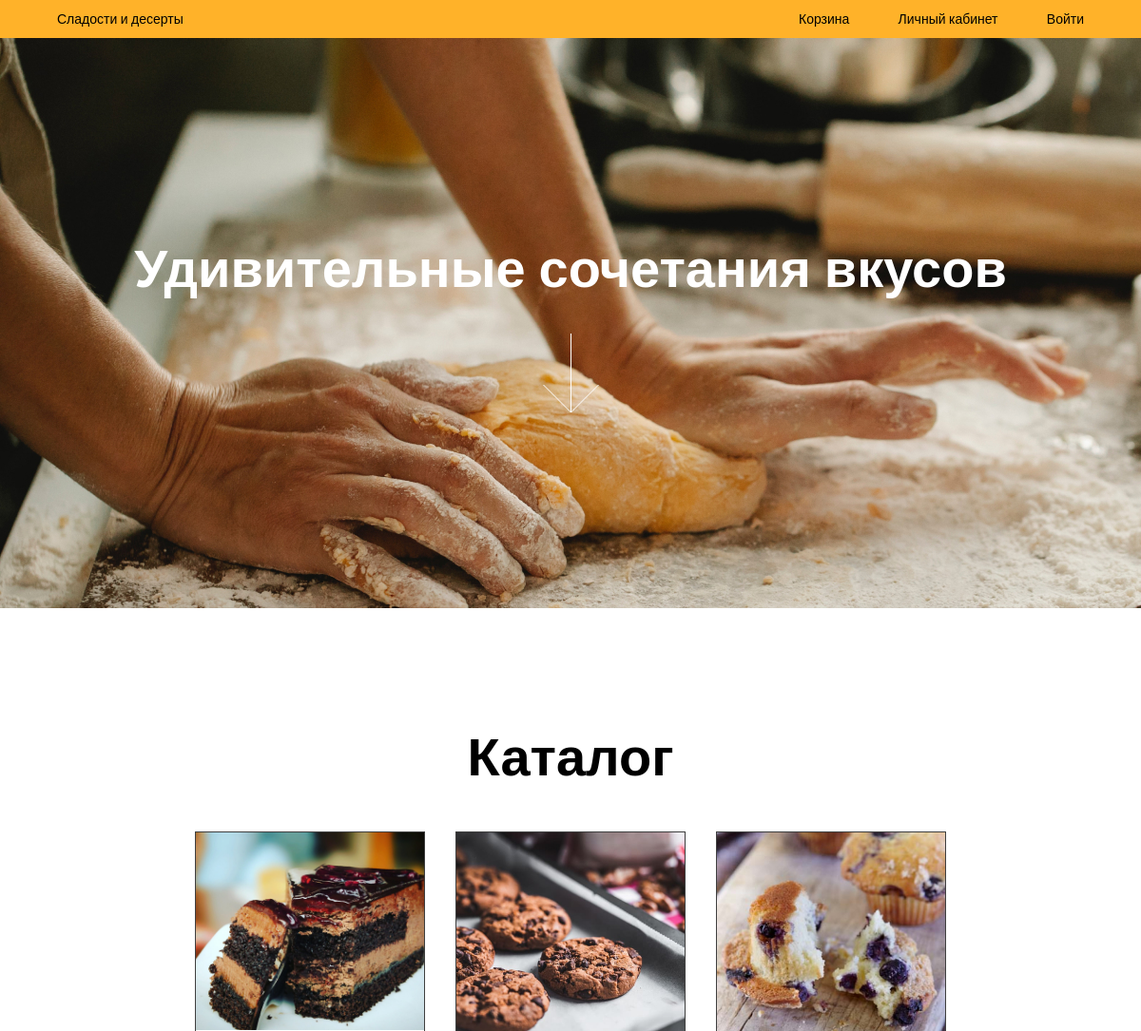
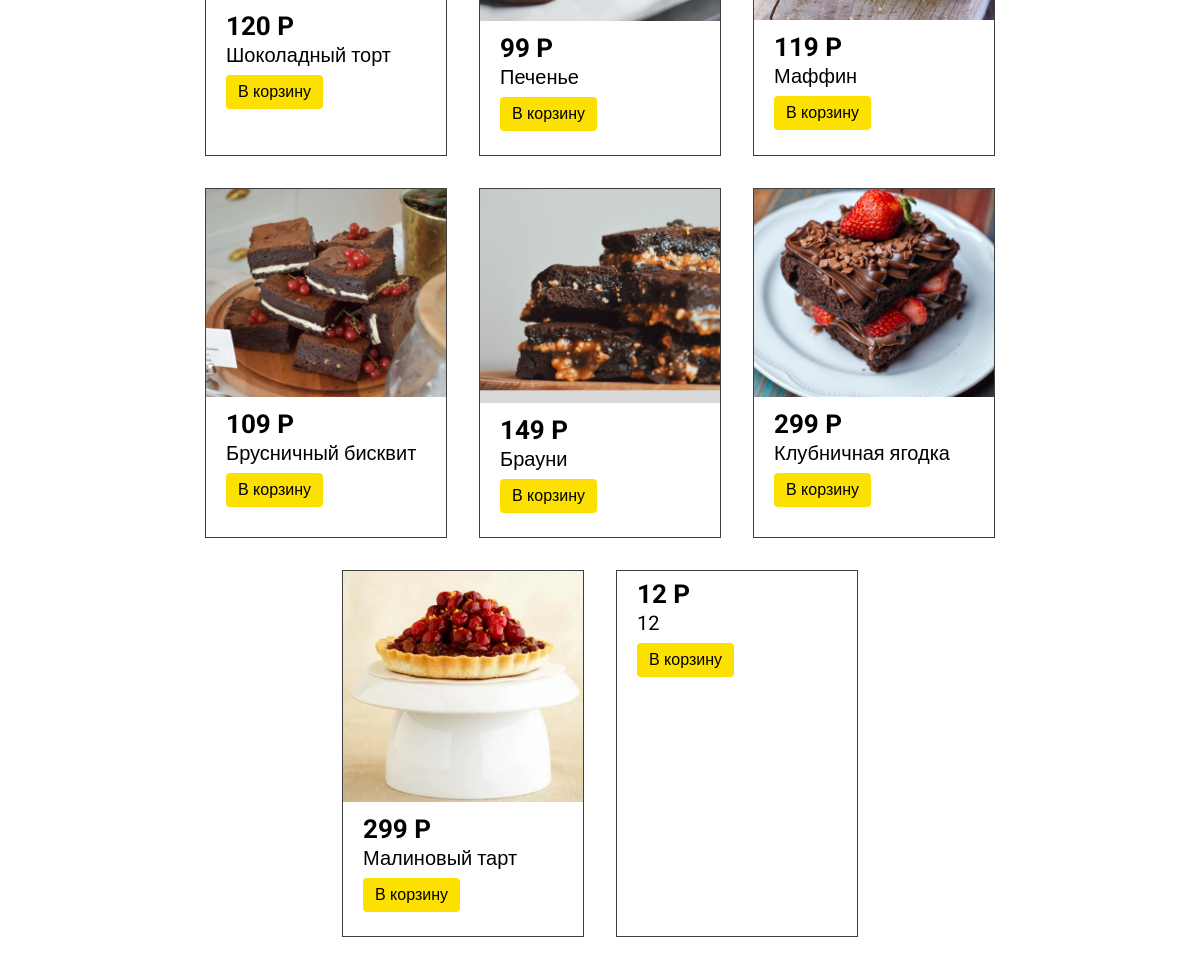
The page / on the database its author committed (2 pictures, top to bottom).
### catalogue/models.py (models this page shows, shortened)
class Product(models.Model):
    pr_name = models.CharField(max_length=50)
    desc = models.TextField(blank=True, null=True)
    ingreds = models.TextField()
    img = models.ImageField(upload_to='products', default="", blank=True, null=True)
    pr_cost = models.PositiveSmallIntegerField()
    pr_price = models.PositiveSmallIntegerField()
    pr_left = models.PositiveSmallIntegerField()

### catalogue/views.py (the view)
# urls.py: path('', views.index, name='index'),
def index(request):
    products_list = Product.objects.all()
    items = {}
    for i in request.session.keys():
        try:
            items[int(i)] = request.session[i]
        except ValueError:
            continue
    context = {
        'products_list': products_list,
        'session_items': items
    }
    return render(request, 'catalogue/index.html', context)

### catalogue/templates/catalogue/index.html (shortened to what this page needs)
{% load static %}
<!DOCTYPE html>
<html>
<head>
	<link rel="stylesheet" href="{% static 'catalogue/style.css' %}">
</head>
<body>
    <header class="flex space-between caption align-items-center" id="hdr">
		<a href="{% url 'catalogue:index' %}" id="logo" >Сладости и десерты</a>
		<nav class="flex space-between" style="margin-right: 60px;">
			<a href="{% url 'basket:basket' %}" class="navLink">Корзина</a>
			<a href="{% url 'userProfile:userProfile' %}" class="navLink">Личный кабинет</a>
			{% if user.is_authenticated %} <p> {{ user.first_name }} {{ user.last_name }} </p>
            {% else %} <a href="{% url 'login' %}" class="navLink">Войти</a>
            {% endif %}
		</nav>
	</header>
    <div id="heroSection">
        <h1 class="headline">Удивительные сочетания вкусов</h1>
        <img src="{% static 'catalogue/vectors/down-arrow-big.svg' %}" alt="image" id="down-arrow">
	</div>
    <h1 class="headline" style="text-align: center; margin: 120px 0 40px">Каталог</h1>
    <div id="gallery" class="flex flex-wrap justify-content">
        {% if products_list %}
            {% for product in products_list %}
                <div class="product">
                    <a href="{% url 'catalogue:product' product.id %}">
                        {% if product.img %}
                        <img src="{{ product.img.url }}" alt="" class="pr_img">
                        {% endif %}
                    </a>
                    <div class="product_info">
                        <p class="pr_price title">{{ product.pr_price }} P</p>
                        <a href="{% url 'catalogue:product' product.id %}">
                            <p class="pr_name subtitle">{{ product.pr_name }}</p>
                        </a>
                        <button onclick="add_to_basket({{ product.id }})"
                                class="primary_button"
                                id="pr_{{ product.id }}"
                                style="margin: 8px 0 24px;">
                            В корзину
                        </button>
                    </div>
                 </div>
            {% endfor %}
        {% else %}
            <p>Сейчас десертов нет, но мы их уже готовим :)</p>
        {% endif %}
    </div>
</body>
</html>

### catalogue/static/catalogue/style.css (style rules this page uses)
body { margin: 0; font-family: 'Roboto', sans-serif; }
header { height: 40px; background-color: #ffb229; }
nav { width: 300px; }
p, hr { margin: 0; }
a { color: black; text-decoration: none; }
button { font-size: 16px; }
.flex { display: flex; }
.space-between { justify-content: space-between; }
.align-items-center { align-items: center; }
.flex-wrap { flex-wrap: wrap; }
.justify-content { justify-content: center; }
.headline { font-size: 56px; line-height: 75px; margin: 0; }
.caption { font-size: 14px; line-height: 16px; }
.title { font-weight: 700; font-size: 26px; }
.subtitle { font-size: 20px; font-weight: 400; }
.product { width: 25%; border: 1px solid #3f3f3f; }
.product_info { padding: 0 20px; }
.pr_img { width: 100%; }
.pr_price { margin-top: 8px; margin-right: 8px; margin-bottom: 2px; }
.primary_button { background: #fce000; padding: 8px 12px; width: auto; border: 0; border-radius: 4px; cursor: pointer; }
#logo { margin-left: 60px; }
#heroSection { color: white; background-image: url('images/heroimg.jpg'); text-align: center; height: 600px; display: flex; align-items: center; flex-direction: column; justify-content: center; }
#down-arrow { margin-top: 30px; }
#gallery { padding: 0 120px; margin-bottom: 120px; gap: 32px; }

### rows shown on the page
Product: img (picture), pr_price "120", pr_name "Шоколадный торт"
Product: img (picture), pr_price "99", pr_name "Печенье"
Product: img (picture), pr_price "119", pr_name "Маффин"
Product: img (picture), pr_price "109", pr_name "Брусничный бисквит"
Product: img (picture), pr_price "149", pr_name "Брауни"
Product: img (picture), pr_price "299", pr_name "Клубничная ягодка"
Product: img (picture), pr_price "299", pr_name "Малиновый тарт"
Product: pr_price "12", pr_name "12"
